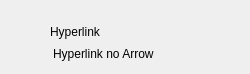
     <widget class="QWidget" name="tab_11">
      <attribute name="title">
       <string>Hyperlink</string>
      </attribute>
      <widget class="QWidget" name="layoutWidget4">
       <property name="geometry">
        <rect>
         <x>50</x>
         <y>20</y>
         <width>191</width>
         <height>45</height>
        </rect>
       </property>
       <layout class="QVBoxLayout" name="verticalLayout_3">
        <property name="spacing">
         <number>0</number>
        </property>
        <item>
         <layout class="QHBoxLayout" name="horizontalLayout_2">
          <property name="spacing">
           <number>0</number>
          </property>
          <item>
           <widget class="Origin::UIToolkit::OriginLabel" name="originLabel_12">
            <property name="enabled">
             <bool>true</bool>
            </property>
            <property name="mouseTracking">
             <bool>true</bool>
            </property>
            <property name="text">
             <string>Hyperlink</string>
            </property>
            <property name="hyperlink">
             <bool>true</bool>
            </property>
            <property name="hyperlinkArrow">
             <bool>true</bool>
            </property>
            <property name="error" stdset="0">
             <bool>false</bool>
            </property>
           </widget>
          </item>
          <item>
           <spacer name="horizontalSpacer">
            <property name="orientation">
             <enum>Qt::Horizontal</enum>
            </property>
            <property name="sizeHint" stdset="0">
             <size>
              <width>40</width>
              <height>20</height>
             </size>
            </property>
           </spacer>
          </item>
         </layout>
        </item>
        <item>
         <widget class="Origin::UIToolkit::OriginLabel" name="originLabel_11">
          <property name="enabled">
           <bool>true</bool>
          </property>
          <property name="mouseTracking">
           <bool>true</bool>
          </property>
          <property name="text">
           <string>Hyperlink no Arrow</string>
          </property>
          <property name="indent">
           <number>3</number>
          </property>
          <property name="hyperlink">
           <bool>true</bool>
          </property>
          <property name="hyperlinkArrow">
           <bool>false</bool>
          </property>
          <property name="error" stdset="0">
           <bool>false</bool>
          </property>
         </widget>
        </item>
       </layout>
      </widget>
     </widget>
